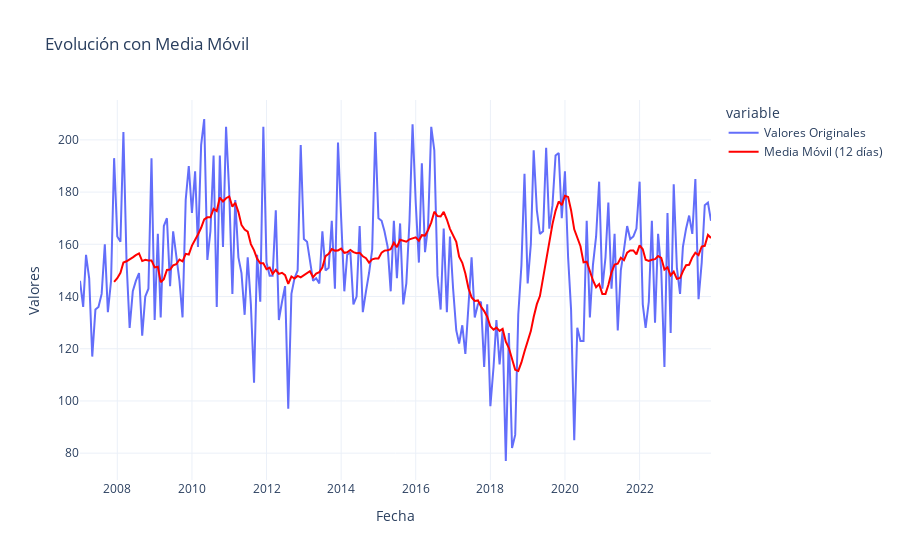

Notebook code for this chart:
### Code cell
analisis_st.graficar_media_movil(window=12)

### Figure 1 — Plotly figure (JSON) as saved in the notebook; plotly's stock layout.template omitted (floating-point values rounded to 4 significant figures; data arrays with more than 128 entries replaced by an {"elided": "..."} marker saying what was removed)
{"data": [{"hovertemplate": "variable=Defunciones<br>Fecha=%{x}<br>value=%{y}<extra></extra>", "legendgroup": "Defunciones", "line": {"color": "#636efa", "dash": "solid"}, "marker": {"symbol": "circle"}, "mode": "lines", "name": "Valores Originales", "orientation": "v", "showlegend": true, "type": "scatter", "x": {"elided": "204 str values"}, "xaxis": "x", "y": {"elided": "204 int values"}, "yaxis": "y"}, {"hovertemplate": "variable=rolling_window<br>Fecha=%{x}<br>value=%{y}<extra></extra>", "legendgroup": "rolling_window", "line": {"color": "red", "dash": "solid"}, "marker": {"symbol": "circle"}, "mode": "lines", "name": "Media Móvil (12 días)", "orientation": "v", "showlegend": true, "type": "scatter", "x": {"elided": "204 str values"}, "xaxis": "x", "y": {"elided": "204 float values"}, "yaxis": "y"}], "layout": {"legend": {"title": {"text": "variable"}, "tracegroupgap": 0}, "title": {"text": "Evolución con Media Móvil"}, "xaxis": {"anchor": "y", "domain": [0, 1], "title": {"text": "Fecha"}}, "yaxis": {"anchor": "x", "domain": [0, 1], "title": {"text": "Valores"}}}}
